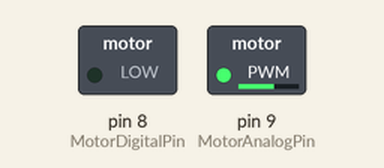
Simulated run of this sketch. Board: Arduino Uno, built with avr-gcc and run on an emulated ATmega328P. On the bench: switched loads named in the sketch (green lamp = pin HIGH). Dashed ring = blinking.

Above: at 0.05 s.
Timing chart, 0 to 4.6 s (numbered marks = the images above):
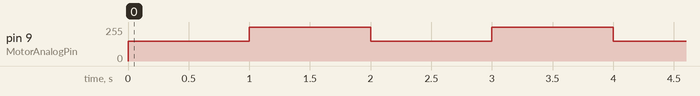

The sketch:

main.ino
```cpp
#define MotorDigitalPin 8
#define MotorAnalogPin 9

#define MotorSpeedSlow 150
#define MotorSpeedFast 255

void setup()
{
	pinMode(MotorDigitalPin, OUTPUT);
	pinMode(MotorAnalogPin, OUTPUT);
}

void loop()
{
	digitalWrite(MotorDigitalPin, LOW);

	analogWrite(MotorAnalogPin, MotorSpeedSlow);
	delay(1000);

	analogWrite(MotorAnalogPin, MotorSpeedFast);
	delay(1000);
}
```

Measured:
- by itself, pin 9 (MotorAnalogPin): alternates 255/255 for 1.0 s and 150/255 for 1.0 s
